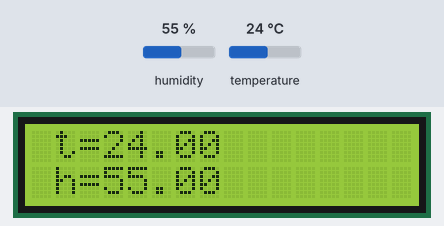
Simulated run of this sketch. Board: Arduino Uno, built with avr-gcc and run on an emulated ATmega328P. Shown: 16×2 character LCD. Inputs (shaded band) come from the test bench; at power-on: humidity 55 %, temperature 24 °C.

Above: at 1.2 s.
1.3 s: humidity set to 22 %
At 2.6 s:
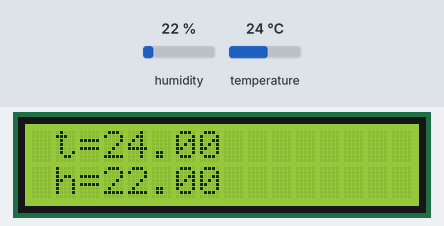
6.7 s: temperature set to 12 °C
At 8.9 s:
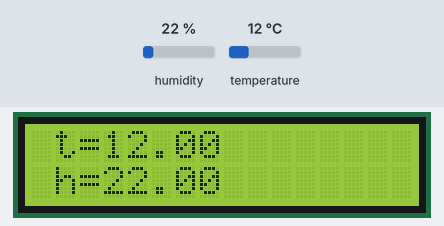
9.8 s: humidity set to 40 %
At 11.2 s:
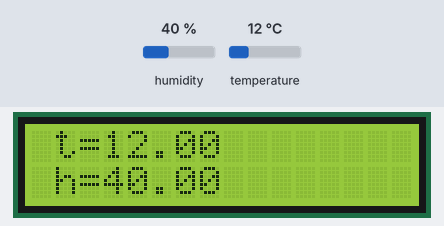
12.6 s: temperature set to 19 °C
At 15.3 s:
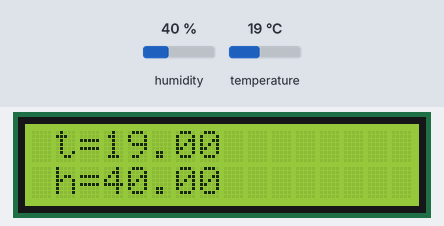
Timing chart, 0 to 16.8 s (numbered marks = the images above; inputs shaded):
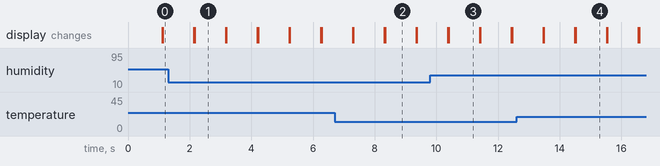

Measured:
- after the input at 1.3 s, the display: first differs from a run without the input after 0.87 s (image 1)
- after the input at 6.7 s, the display: first differs from a run without the input after 1.6 s (image 2)
- after the input at 9.8 s, the display: first differs from a run without the input after 0.61 s (image 3)
- after the input at 12.6 s, the display: first differs from a run without the input after 1.9 s (image 4)
- what the display in image 1 shows lasts 1.0 s, from 2.2 s to 3.2 s

The sketch:

dht_with_lcd.ino
```cpp
#include<DHT.h>
#include<LiquidCrystal_I2C.h>
LiquidCrystal_I2C lcd(0x27,16,2);
DHT dht(2,DHT11);
void setup() {
  lcd.init();
  lcd.clear();
  lcd.backlight();
}
void loop() {
  lcd.setCursor(1,0);
  lcd.print("t=");
  lcd.print((dht.readTemperature()));
  lcd.setCursor(1,1);
  lcd.print("h=");
  lcd.print(dht.readHumidity());
  delay(1000);
  lcd.clear();
}
```
